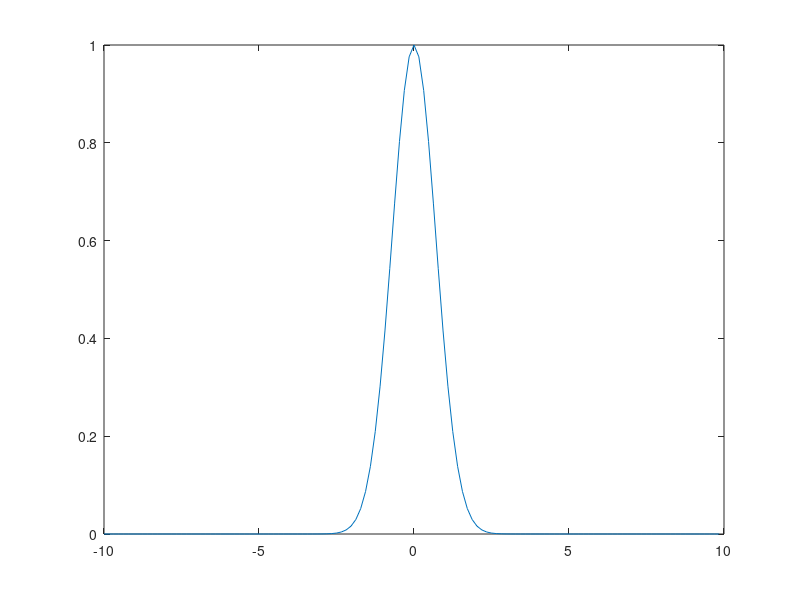
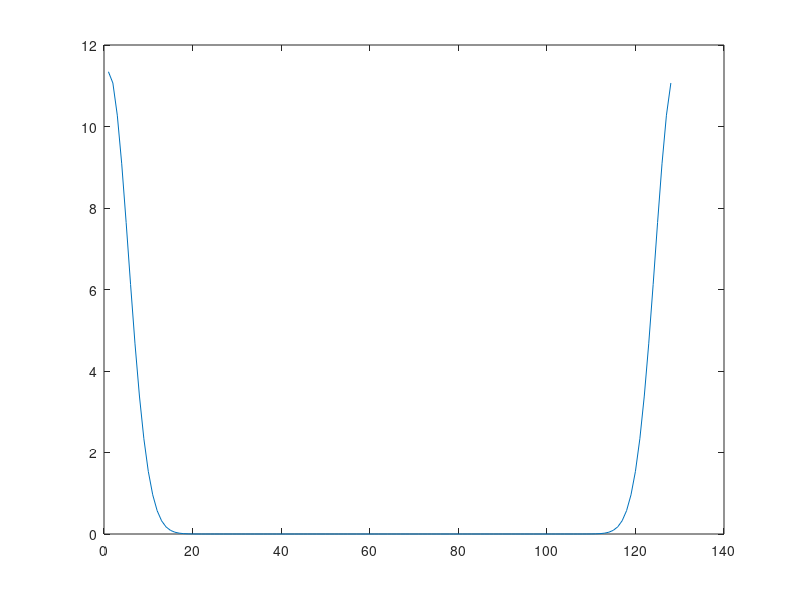
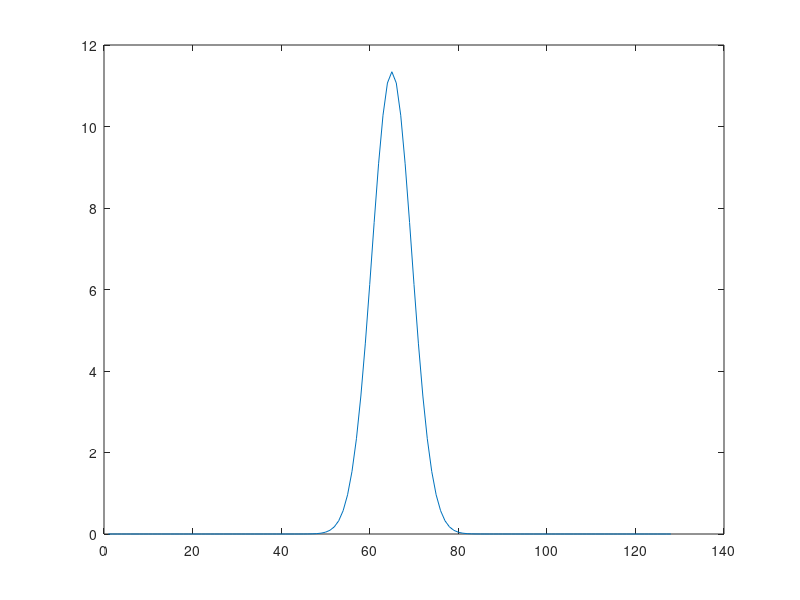

MATLAB code for these plots, in order:
clear all; close all; % clear all variables and figures
L=20;	% define the computational domain [-L/2,L/2] 
n=128; % define the number of Fourier modes 2^n

x2=linspace(-L/2,L/2,n+1); % define the domain discretization 

x=x2(1:n); % consider only the first n points: periodicity

u=exp(-x.*x);	% function to take a derivative of 

ut=fft(u);	% FFT the function 

utshift=fftshift(ut); % shift FFT

figure(1), plot(x,u)	% plot initial gaussian 
figure(2), plot(abs(ut))	% plot unshifted transform 
figure(3), plot(abs(utshift)) 